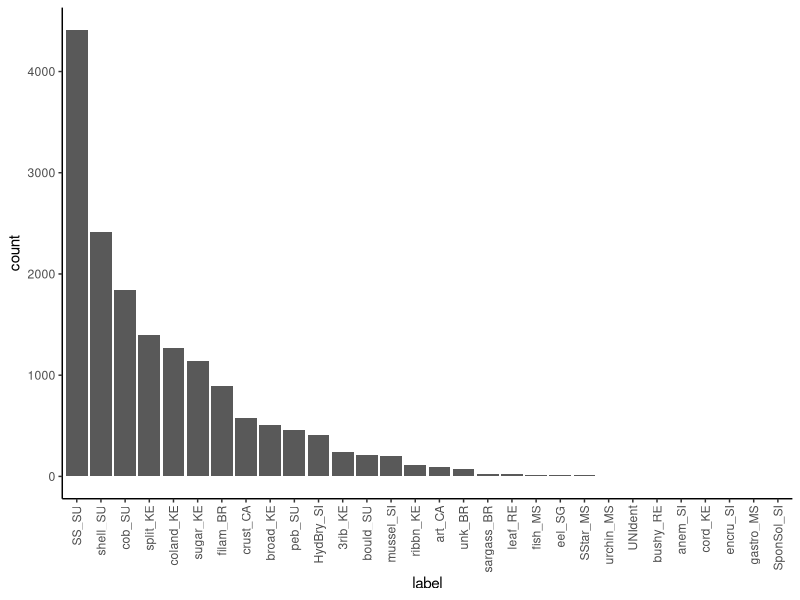
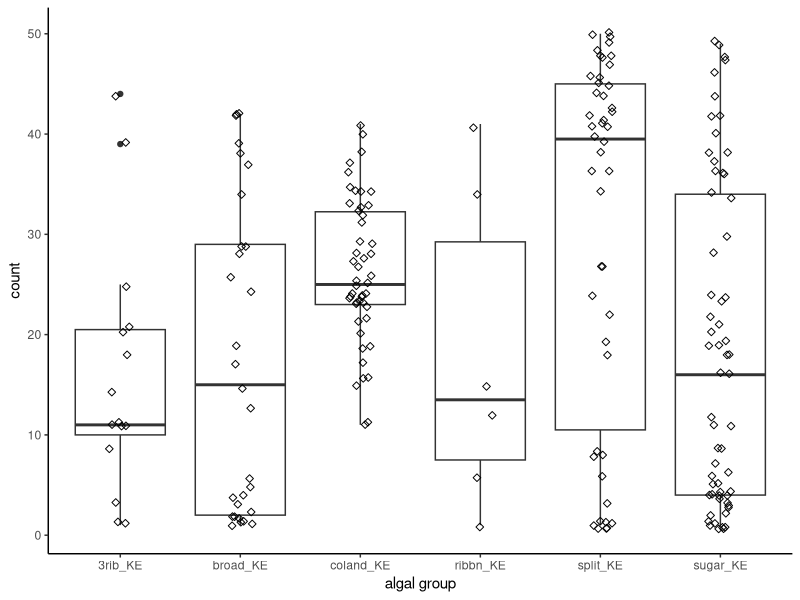
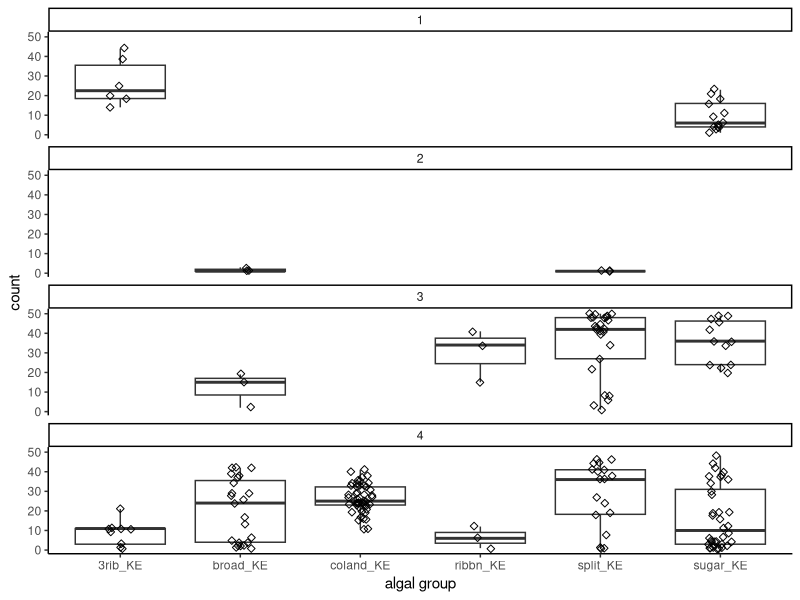

The R script that drew these images, in order:
#+++++++++++++++++++++++++++++++++++++++++++++++++++++++++++++++++++++++++++++++
#                                                                             ##
# Coralnet Analysis                                                           ##
# Script created 202311-16                                                    ##
# Data source: Kasitsna Bay Lab - NOAA                                        ##
# R code prepared by Ross Whippo                                              ##
# Last updated 2023-11-16                                                     ##
#                                                                             ##
#+++++++++++++++++++++++++++++++++++++++++++++++++++++++++++++++++++++++++++++++

# SUMMARY:
# Code to analyze drop photo video still extracted from two years of footage
# in Kachemak Bay Alaska. Work for Abby Mish's Semester By the Bay Internship 

# Required Files (check that script is loading latest version):
# coralnetdata.csv

# Associated Scripts:
# FILE.R

# TO DO 

#+++++++++++++++++++++++++++++++++++++++++++++++++++++++++++++++++++++++++++++++
# TABLE OF CONTENTS                                                         ####
#                                                                              +
# LOAD PACKAGES                                                                +
# READ IN AND PREPARE DATA                                                     +
# MANIPULATE DATA                                                              +
#                                                                              +
#+++++++++++++++++++++++++++++++++++++++++++++++++++++++++++++++++++++++++++++++


#+++++++++++++++++++++++++++++++++++++++++++++++++++++++++++++++++++++++++++++++
# LOAD PACKAGES                                                             ####
#+++++++++++++++++++++++++++++++++++++++++++++++++++++++++++++++++++++++++++++++

library(tidyverse)
library(viridis)

#+++++++++++++++++++++++++++++++++++++++++++++++++++++++++++++++++++++++++++++++
# READ IN AND PREPARE DATA                                                  ####
#+++++++++++++++++++++++++++++++++++++++++++++++++++++++++++++++++++++++++++++++

# Import csv of coralnet annotations
coralnetdataraw <- read_csv("data/photoAnalysis/coralnetdata.csv")

# remove NA columns
coralnetdata <- coralnetdataraw %>%
  select_if(~!all(is.na(.))) %>%
  mutate(drop = str_sub(coralnetdataraw$Name, end = -20)) %>%
  mutate(area = case_when(drop == "KBAY_2017_07_13_GOPRO_193_clip_8.mp4" ~ "1",
                          drop == "KBAY_2017_07_13_GOPRO_194_clip_9.mp4" ~ "1",
                          drop == "KBAY_GOPR0_2016_07_20_325_clip-5.mp4" ~ "1",
                          drop == "KBAY_2016_07_14_GOPRO_341_clip-9.mp4" ~ "2",
                          drop == "KBAY_2016_07_13_512_clip-13.mp4" ~ "2",
                          drop == "KBAY_2016_07_13_634_clip-22.mp4" ~ "2",
                          drop == "KBAY_2016_07_10_191_clip-8.mp4" ~ "3",
                          drop == "KBAY_2016_07_10_275_clip-12.mp4" ~ "3",
                          drop == "KBAY_2016_07_10_150_clip-3.mp4" ~ "3",
                          drop == "KBAY_2016_07_11_181_clip-9.mp4" ~ "4",
                          drop == "KBAY_2016_07_11_143_clip-7.mp4" ~ "4",
                          drop == "KBAY_2017_07_15_GOPRO_094_clip_13.mp4" ~ "4",
                          drop == "KBAY_2017_07_15_GOPRO_083_clip_15.mp4" ~ "4",
                          drop == "KBAY_2017_07_15_GOPRO_082_clip_16.mp4" ~ "4"))

# Import labelset
# labelset from CoralNet
labelset <- read_csv("data/photoAnalysis/KBAY_labelset.csv")

#+++++++++++++++++++++++++++++++++++++++++++++++++++++++++++++++++++++++++++++++
# MANIPULATE DATA                                                           ####
#+++++++++++++++++++++++++++++++++++++++++++++++++++++++++++++++++++++++++++++++

# total number of each category observed across all photos
ggplot(coralnetdata, aes(x = forcats::fct_infreq(Label))) +
  geom_bar() +
  theme_classic() +
  labs(x="label", y="count") +
  theme(axis.text.x = element_text(angle = 90, vjust = 0.5, hjust=1))

# mean amount of algae detected
coralnetdata %>%
  filter(Label %in% c("split_KE", "coland_KE", "sugar_KE", "broad_KE", "3rib_KE", "ribbn_KE")) %>%
  group_by(Name, Label) %>%
  count(Label) %>%
ggplot(aes(x = Label, y = n)) +
  geom_boxplot() +
  geom_jitter(width = 0.1, shape = 5) +
  labs(x = "algal group", y = "count") +
  theme_classic() 

# total algal cover by area
coralnetdata %>%
  filter(Label %in% c("split_KE", "coland_KE", "sugar_KE", "broad_KE", "3rib_KE", "ribbn_KE")) %>%
  group_by(Name, Label, area) %>%
  count(Label) %>%
  summarise(kelp = sum(n)) %>%
  ggplot(aes(x = Label, y = kelp)) +
  geom_boxplot() +
  geom_jitter(width = 0.1, shape = 5) +
  labs(x = "algal group", y = "count") +
  theme_classic() +
  facet_wrap(.~area, ncol = 1, nrow = 4)
# add year and do year ~ area


############### SUBSECTION HERE

####
#<<<<<<<<<<<<<<<<<<<<<<<<<<END OF SCRIPT>>>>>>>>>>>>>>>>>>>>>>>>#

# SCRATCH PAD ####